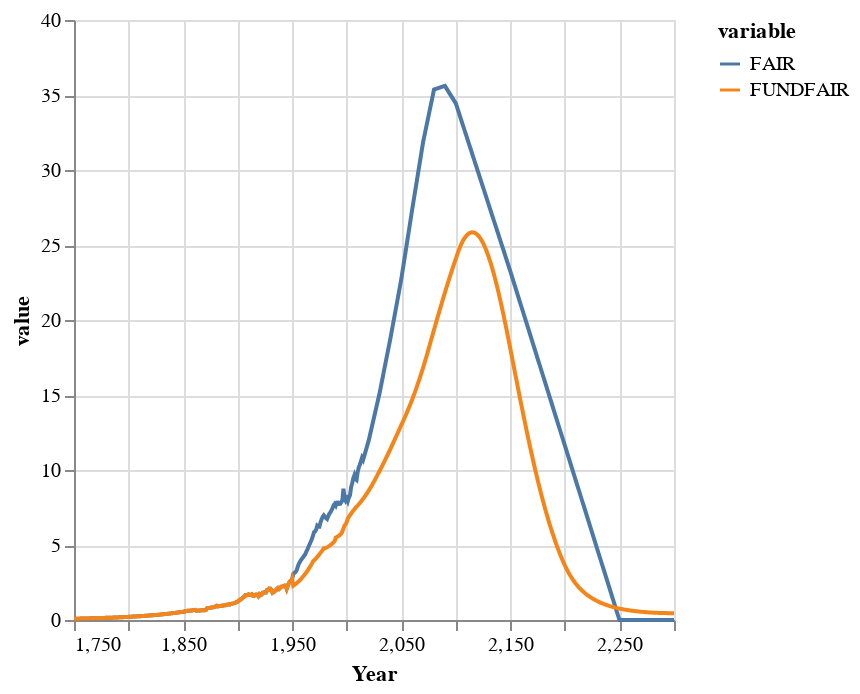

The cell this chart's notebook holds for it:
### Markdown cell above
##### Annual Carbon Dioxide Emissions (GtC yr⁻¹)

### Code cell
fairvals = mfair[:co2_cycle, :E_co2]
fundfairvals =  m[:co2_cycle, :E_co2]

df = DataFrame(
    :Year => Mimi.time_labels(m),
    :FAIR => fairvals, 
    :FUNDFAIR => fundfairvals)

stack(df, [:FAIR, :FUNDFAIR]) |> 

@vlplot(
    :line, 
    x = :Year,
    y = :value,
    color = :variable
)

### Figure 1 — Vega-Lite specification as saved in the notebook (floating-point values rounded to 4 significant figures; data arrays with more than 128 entries replaced by an {"elided": "..."} marker saying what was removed)
{"data": {"values": {"elided": "1102 records"}}, "encoding": {"color": {"field": "variable", "type": "nominal"}, "x": {"field": "Year", "type": "quantitative"}, "y": {"field": "value", "type": "quantitative"}}, "mark": "line"}
